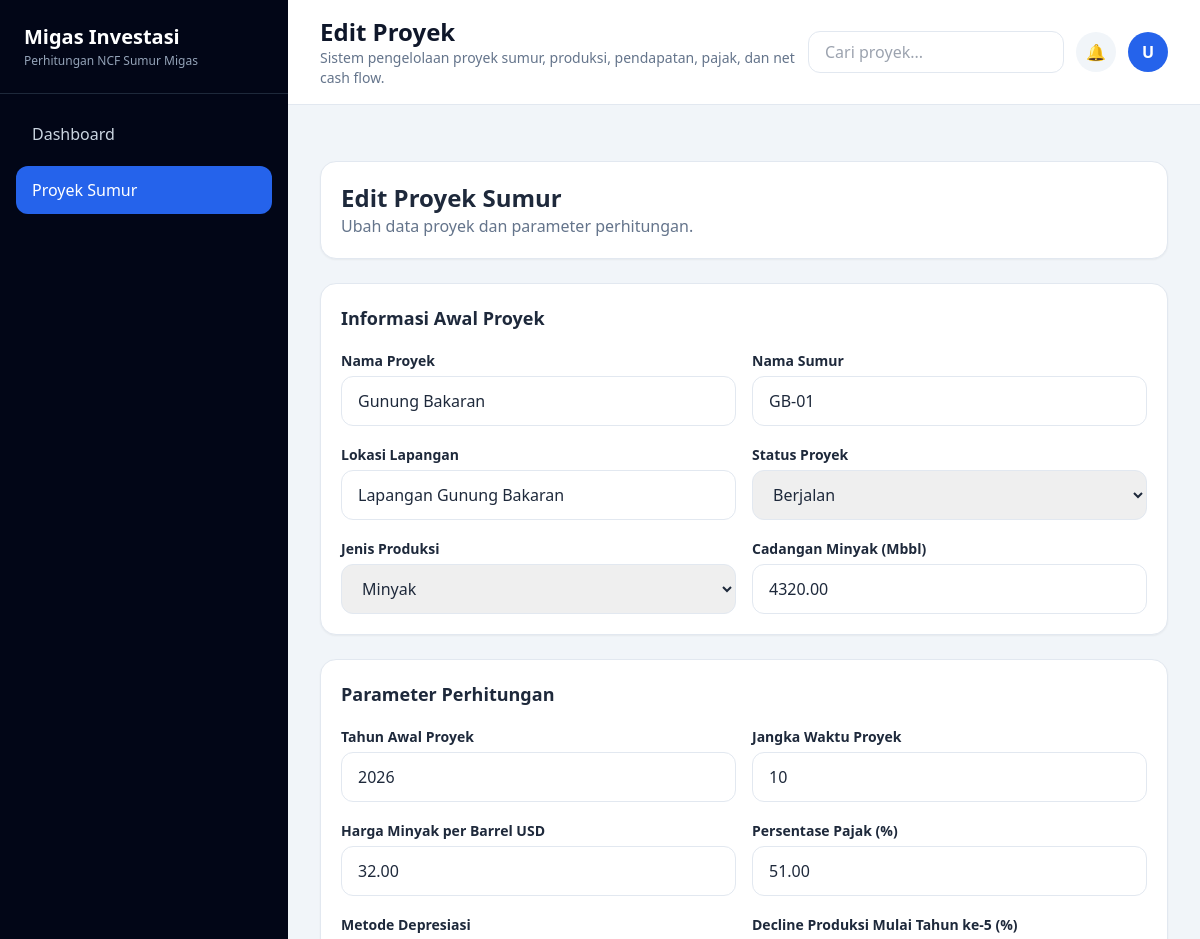
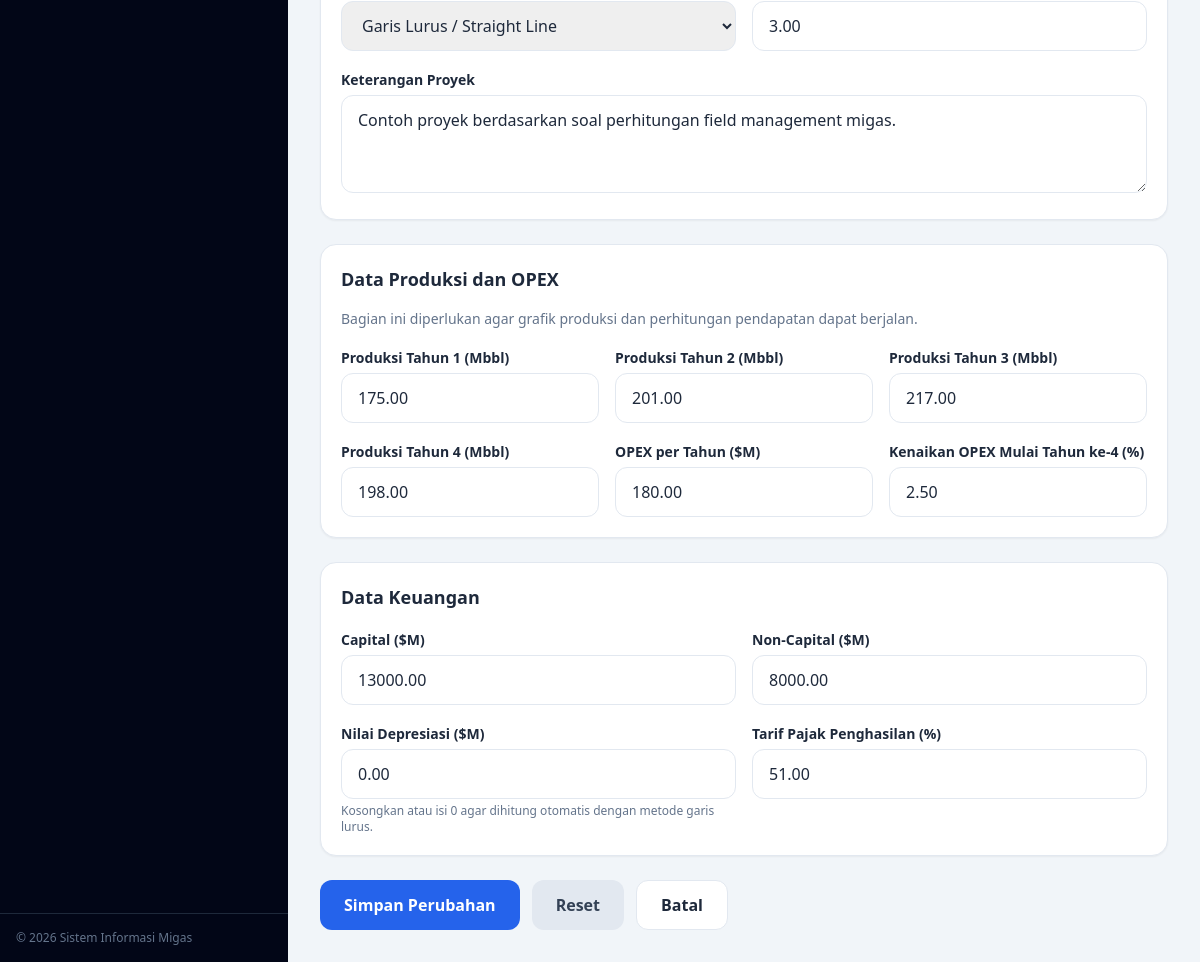
Screenshot of /edit-proyek.php?id=1 with the database file from the repository (2 pictures, top to bottom).
### tables this page shows
CREATE TABLE proyek_sumur (
    id INT AUTO_INCREMENT PRIMARY KEY,
    nama_proyek VARCHAR(150) NOT NULL,
    nama_sumur VARCHAR(150) NOT NULL,
    lokasi_lapangan VARCHAR(150) NOT NULL,
    status_proyek ENUM('Direncanakan','Berjalan','Selesai') DEFAULT 'Direncanakan',
    jenis_produksi ENUM('Minyak','Gas','Minyak dan Gas') DEFAULT 'Minyak',
    cadangan_mbbl DECIMAL(14,2) DEFAULT 0,
    tahun_awal INT NOT NULL,
    jangka_waktu INT NOT NULL,
    harga_minyak_usd DECIMAL(14,2) DEFAULT 0,
    persentase_pajak DECIMAL(6,2) DEFAULT 0,
    metode_depresiasi VARCHAR(100) DEFAULT 'Garis Lurus / Straight Line',
    decline_produksi DECIMAL(6,2) DEFAULT 0,
    keterangan TEXT,
    produksi_tahun1 DECIMAL(14,2) DEFAULT 0,
    produksi_tahun2 DECIMAL(14,2) DEFAULT 0,
    produksi_tahun3 DECIMAL(14,2) DEFAULT 0,
    produksi_tahun4 DECIMAL(14,2) DEFAULT 0,
    opex_tahun DECIMAL(14,2) DEFAULT 0,
    kenaikan_opex DECIMAL(6,2) DEFAULT 0,
    capital DECIMAL(14,2) DEFAULT 0,
    non_capital DECIMAL(14,2) DEFAULT 0,
    nilai_depresiasi DECIMAL(14,2) DEFAULT 0,
    pajak_penghasilan DECIMAL(6,2) DEFAULT 0,
    created_at TIMESTAMP DEFAULT CURRENT_TIMESTAMP,
    updated_at TIMESTAMP DEFAULT CURRENT_TIMESTAMP ON UPDATE CURRENT_TIMESTAMP
);

### includes/functions.php (called while the page is built, shortened)
<?php
function e($value) {
    return htmlspecialchars((string)$value, ENT_QUOTES, 'UTF-8');
}
?>

### includes/form-proyek.php (the view)
<?php
$p = $project ?? [];
function old($p, $key, $default = '') { return $p[$key] ?? $default; }
?>
<div class="bg-white rounded-2xl p-5 shadow-sm border border-slate-200">
    <h3 class="font-bold text-lg mb-4">Informasi Awal Proyek</h3>
    <div class="grid grid-cols-1 md:grid-cols-2 gap-4">
        <div><label class="text-sm font-semibold">Nama Proyek</label><input required name="nama_proyek" value="<?= e(old($p,'nama_proyek')) ?>" class="mt-1 w-full px-4 py-3 rounded-xl border border-slate-200"></div>
        <div><label class="text-sm font-semibold">Nama Sumur</label><input required name="nama_sumur" value="<?= e(old($p,'nama_sumur')) ?>" class="mt-1 w-full px-4 py-3 rounded-xl border border-slate-200"></div>
        <div><label class="text-sm font-semibold">Lokasi Lapangan</label><input required name="lokasi_lapangan" value="<?= e(old($p,'lokasi_lapangan')) ?>" class="mt-1 w-full px-4 py-3 rounded-xl border border-slate-200"></div>
        <div><label class="text-sm font-semibold">Status Proyek</label><select name="status_proyek" class="mt-1 w-full px-4 py-3 rounded-xl border border-slate-200"><?php foreach(['Direncanakan','Berjalan','Selesai'] as $s): ?><option <?= old($p,'status_proyek','Direncanakan')===$s?'selected':'' ?>><?= $s ?></option><?php endforeach; ?></select></div>
        <div><label class="text-sm font-semibold">Jenis Produksi</label><select name="jenis_produksi" class="mt-1 w-full px-4 py-3 rounded-xl border border-slate-200"><?php foreach(['Minyak','Gas','Minyak dan Gas'] as $s): ?><option <?= old($p,'jenis_produksi','Minyak')===$s?'selected':'' ?>><?= $s ?></option><?php endforeach; ?></select></div>
        <div><label class="text-sm font-semibold">Cadangan Minyak (Mbbl)</label><input type="number" step="0.01" name="cadangan_mbbl" value="<?= e(old($p,'cadangan_mbbl',4320)) ?>" class="mt-1 w-full px-4 py-3 rounded-xl border border-slate-200"></div>
    </div>
</div>
<div class="bg-white rounded-2xl p-5 shadow-sm border border-slate-200">
    <h3 class="font-bold text-lg mb-4">Parameter Perhitungan</h3>
    <div class="grid grid-cols-1 md:grid-cols-2 gap-4">
        <div><label class="text-sm font-semibold">Tahun Awal Proyek</label><input type="number" required name="tahun_awal" value="<?= e(old($p,'tahun_awal',2026)) ?>" class="mt-1 w-full px-4 py-3 rounded-xl border border-slate-200"></div>
        <div><label class="text-sm font-semibold">Jangka Waktu Proyek</label><input type="number" required name="jangka_waktu" value="<?= e(old($p,'jangka_waktu',10)) ?>" class="mt-1 w-full px-4 py-3 rounded-xl border border-slate-200"></div>
        <div><label class="text-sm font-semibold">Harga Minyak per Barrel USD</label><input type="number" step="0.01" required name="harga_minyak_usd" value="<?= e(old($p,'harga_minyak_usd',32)) ?>" class="mt-1 w-full px-4 py-3 rounded-xl border border-slate-200"></div>
        <div><label class="text-sm font-semibold">Persentase Pajak (%)</label><input type="number" step="0.01" name="persentase_pajak" value="<?= e(old($p,'persentase_pajak',51)) ?>" class="mt-1 w-full px-4 py-3 rounded-xl border border-slate-200"></div>
        <div><label class="text-sm font-semibold">Metode Depresiasi</label><select name="metode_depresiasi" class="mt-1 w-full px-4 py-3 rounded-xl border border-slate-200"><option>Garis Lurus / Straight Line</option></select></div>
        <div><label class="text-sm font-semibold">Decline Produksi Mulai Tahun ke-5 (%)</label><input type="number" step="0.01" name="decline_produksi" value="<?= e(old($p,'decline_produksi',3)) ?>" class="mt-1 w-full px-4 py-3 rounded-xl border border-slate-200"></div>
        <div class="md:col-span-2"><label class="text-sm font-semibold">Keterangan Proyek</label><textarea name="keterangan" rows="3" class="mt-1 w-full px-4 py-3 rounded-xl border border-slate-200"><?= e(old($p,'keterangan')) ?></textarea></div>
    </div>
</div>
<div class="bg-white rounded-2xl p-5 shadow-sm border border-slate-200">
    <h3 class="font-bold text-lg mb-4">Data Produksi dan OPEX</h3>
    <p class="text-sm text-slate-500 mb-4">Bagian ini diperlukan agar grafik produksi dan perhitungan pendapatan dapat berjalan.</p>
    <div class="grid grid-cols-1 md:grid-cols-3 gap-4">
        <div><label class="text-sm font-semibold">Produksi Tahun 1 (Mbbl)</label><input type="number" step="0.01" name="produksi_tahun1" value="<?= e(old($p,'produksi_tahun1',175)) ?>" class="mt-1 w-full px-4 py-3 rounded-xl border border-slate-200"></div>
        <div><label class="text-sm font-semibold">Produksi Tahun 2 (Mbbl)</label><input type="number" step="0.01" name="produksi_tahun2" value="<?= e(old($p,'produksi_tahun2',201)) ?>" class="mt-1 w-full px-4 py-3 rounded-xl border border-slate-200"></div>
        <div><label class="text-sm font-semibold">Produksi Tahun 3 (Mbbl)</label><input type="number" step="0.01" name="produksi_tahun3" value="<?= e(old($p,'produksi_tahun3',217)) ?>" class="mt-1 w-full px-4 py-3 rounded-xl border border-slate-200"></div>
        <div><label class="text-sm font-semibold">Produksi Tahun 4 (Mbbl)</label><input type="number" step="0.01" name="produksi_tahun4" value="<?= e(old($p,'produksi_tahun4',198)) ?>" class="mt-1 w-full px-4 py-3 rounded-xl border border-slate-200"></div>
        <div><label class="text-sm font-semibold">OPEX per Tahun ($M)</label><input type="number" step="0.01" name="opex_tahun" value="<?= e(old($p,'opex_tahun',180)) ?>" class="mt-1 w-full px-4 py-3 rounded-xl border border-slate-200"></div>
        <div><label class="text-sm font-semibold">Kenaikan OPEX Mulai Tahun ke-4 (%)</label><input type="number" step="0.01" name="kenaikan_opex" value="<?= e(old($p,'kenaikan_opex',2.5)) ?>" class="mt-1 w-full px-4 py-3 rounded-xl border border-slate-200"></div>
    </div>
</div>
<div class="bg-white rounded-2xl p-5 shadow-sm border border-slate-200">
    <h3 class="font-bold text-lg mb-4">Data Keuangan</h3>
    <div class="grid grid-cols-1 md:grid-cols-2 gap-4">
        <div><label class="text-sm font-semibold">Capital ($M)</label><input type="number" step="0.01" name="capital" value="<?= e(old($p,'capital',13000)) ?>" class="mt-1 w-full px-4 py-3 rounded-xl border border-slate-200"></div>
        <div><label class="text-sm font-semibold">Non-Capital ($M)</label><input type="number" step="0.01" name="non_capital" value="<?= e(old($p,'non_capital',8000)) ?>" class="mt-1 w-full px-4 py-3 rounded-xl border border-slate-200"></div>
        <div><label class="text-sm font-semibold">Nilai Depresiasi ($M)</label><input type="number" step="0.01" name="nilai_depresiasi" value="<?= e(old($p,'nilai_depresiasi',0)) ?>" class="mt-1 w-full px-4 py-3 rounded-xl border border-slate-200"><p class="text-xs text-slate-500 mt-1">Kosongkan atau isi 0 agar dihitung otomatis dengan metode garis lurus.</p></div>
        <div><label class="text-sm font-semibold">Tarif Pajak Penghasilan (%)</label><input type="number" step="0.01" name="pajak_penghasilan" value="<?= e(old($p,'pajak_penghasilan',51)) ?>" class="mt-1 w-full px-4 py-3 rounded-xl border border-slate-200"></div>
    </div>
</div>
<div class="flex flex-wrap gap-3">
    <button type="submit" class="bg-blue-600 text-white px-6 py-3 rounded-xl font-semibold"><?= isset($project) ? 'Simpan Perubahan' : 'Simpan Proyek' ?></button>
    <button type="reset" class="bg-slate-200 text-slate-700 px-6 py-3 rounded-xl font-semibold">Reset</button>
    <a href="proyek.php" class="bg-white border border-slate-200 px-6 py-3 rounded-xl font-semibold">Batal</a>
</div>

### rows the page displays
proyek_sumur: nama_proyek "Gunung Bakaran", nama_sumur "GB-01", lokasi_lapangan "Lapangan Gunung Bakaran", status_proyek "Berjalan", jenis_produksi "Minyak", cadangan_mbbl "4320.00", tahun_awal "2026", jangka_waktu "10", harga_minyak_usd "32.00", persentase_pajak "51.00", decline_produksi "3.00", keterangan "Contoh proyek berdasarkan soal perhitungan field management migas.", produksi_tahun1 "175.00", produksi_tahun2 "201.00", produksi_tahun3 "217.00", produksi_tahun4 "198.00", opex_tahun "180.00", kenaikan_opex "2.50", capital "13000.00", non_capital "8000.00", nilai_depresiasi "0.00", pajak_penghasilan "51.00"

### other values shown
$pageTitle "Edit Proyek"
